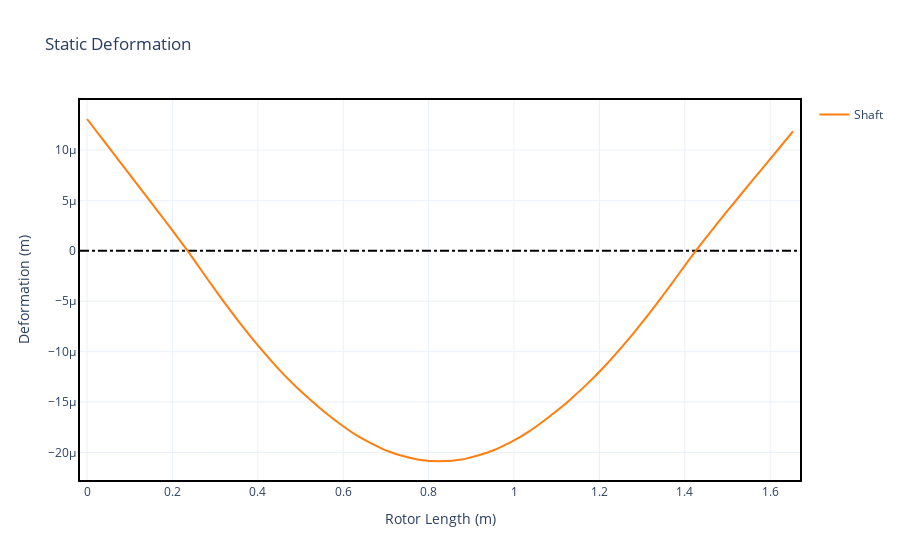

The cell this chart's notebook holds for it:
### Markdown cell above
#### Plotting deformation

### Code cell
static.plot_deformation()

### Figure 1 — Plotly figure (JSON) as saved in the notebook; plotly's stock layout.template omitted (floating-point values rounded to 4 significant figures)
{"data": [{"hoverinfo": "none", "line": {"color": "black", "dash": "dashdot"}, "mode": "lines", "showlegend": false, "type": "scatter", "x": [-0.01653, 1.67], "y": [0, 0]}, {"hovertemplate": "Rotor Length (m): %{x:.2f}<br>Displacement (m): %{y:.2e}", "line": {"shape": "spline", "smoothing": 1}, "mode": "lines", "name": "Shaft", "showlegend": true, "type": "scatter", "x": [0, 0.0355, 0.0715, 0.1255, 0.1685, 0.185, 0.199, 0.2355, 0.2865, 0.3115, 0.3275, 0.3517, 0.3562, 0.3688, 0.3888, 0.4515, 0.4895, 0.5275, 0.5575, 0.6105, 0.63, 0.6435, 0.693, 0.7126, 0.725, 0.774, 0.7937, 0.806, 0.8555, 0.8753, 0.887, 0.9365, 0.9565, 0.9685, 1.018, 1.038, 1.051, 1.108, 1.134, 1.172, 1.21, 1.272, 1.292, 1.305, 1.309, 1.334, 1.35, 1.375, 1.425, 1.476, 1.512, 1.549, 1.562, 1.597, 1.621, 1.653], "y": [1.307e-05, 1.111e-05, 9.125e-06, 6.141e-06, 3.772e-06, 2.853e-06, 2.069e-06, -1.216e-17, -3.067e-06, -4.539e-06, -5.471e-06, -6.824e-06, -7.071e-06, -7.751e-06, -8.805e-06, -1.186e-05, -1.349e-05, -1.496e-05, -1.604e-05, -1.772e-05, -1.826e-05, -1.86e-05, -1.966e-05, -1.999e-05, -2.017e-05, -2.069e-05, -2.08e-05, -2.085e-05, -2.081e-05, -2.07e-05, -2.061e-05, -2.003e-05, -1.97e-05, -1.948e-05, -1.837e-05, -1.783e-05, -1.748e-05, -1.562e-05, -1.468e-05, -1.32e-05, -1.157e-05, -8.556e-06, -7.521e-06, -6.854e-06, -6.611e-06, -5.289e-06, -4.381e-06, -2.953e-06, -1.205e-17, 2.709e-06, 4.609e-06, 6.483e-06, 7.174e-06, 8.966e-06, 1.02e-05, 1.184e-05]}], "layout": {"title": {"text": "Static Deformation"}, "xaxis": {"title": {"text": "Rotor Length (m)"}}, "yaxis": {"title": {"text": "Deformation (m)"}}}}
